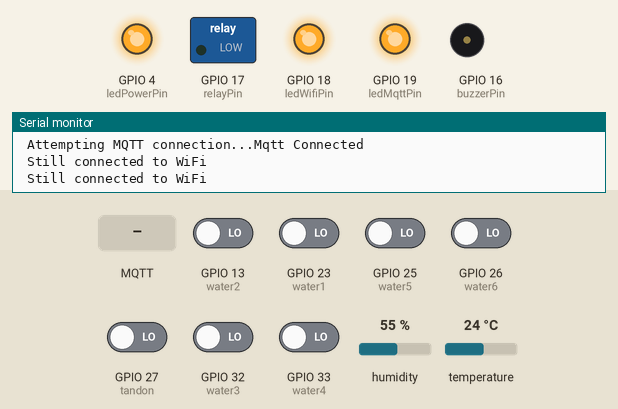
Simulated run of this sketch. Board: ESP32. On the bench: switched loads named in the sketch (green lamp = pin HIGH), output pins drawn as LEDs (lit = HIGH), buzzer (waves = sounding, pin HIGH), the last lines printed to the serial monitor. Inputs (shaded band) come from the test bench; at power-on: GPIO 13 (water2), GPIO 23 (water1), GPIO 25 (water5), GPIO 26 (water6), GPIO 27 (tandon), GPIO 32 (water3), GPIO 33 (water4) LOW, humidity 55 %, temperature 24 °C. WiFi joins after 1.5 s; servers stay silent unless stated; no MQTT or app messages arrive unless stated.

Above: at 3.2 s.
3.3 s: MQTT message "Automatis" arrives on the first subscribed topic
At 4.6 s:
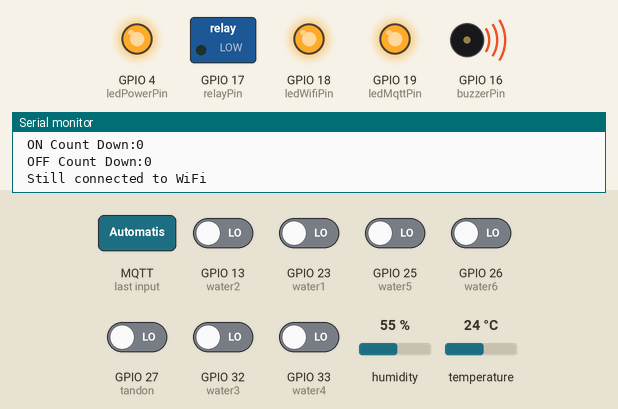
6.4 s: GPIO 13 (water2) driven HIGH
9.5 s: GPIO 27 (tandon) driven HIGH
12.6 s: MQTT message "Manual" arrives on the first subscribed topic
14.8 s: MQTT message "ON" arrives on the second subscribed topic
At 16.2 s:
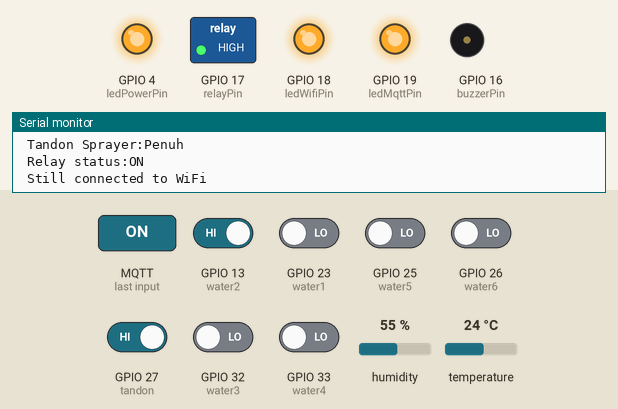
At 17.9 s:
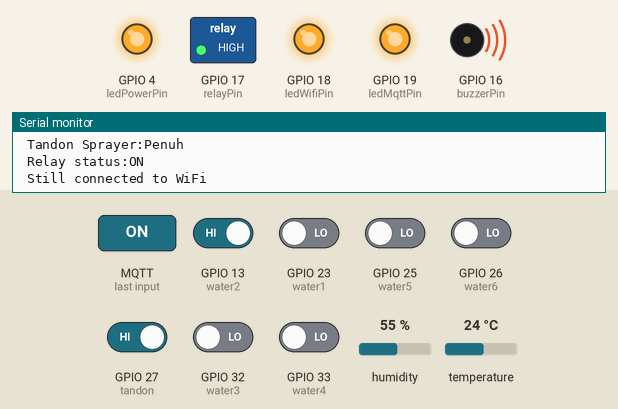
Timing chart, 0 to 18.9 s (numbered marks = the images above; inputs shaded):
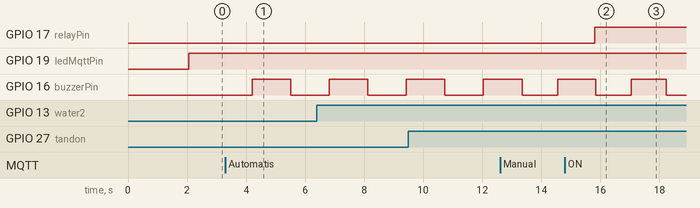

Measured:
- after the input at 3.3 s, GPIO 16 (buzzerPin): LOW → HIGH after 0.91 s, → LOW 1.3 s later
- after the input at 14.8 s, GPIO 17 (relayPin): LOW → HIGH after 1.0 s

The sketch:

greeHouse1.ino
```cpp
#include <WiFi.h>
#include <PubSubClient.h>
#include <Wire.h>
#include <Adafruit_Sensor.h>
#include <Adafruit_BME280.h>

WiFiClient espClient;
PubSubClient client(espClient);
Adafruit_BME280 bme;

//MQTT Topics
//------>Publish
const char *clientId = "petra/iot/krpl/serpis/esp32Greenhouse1";
const char *greenhouse1HeartBeatTopic = "petra/iot/krpl/serpis/monitor/greenhouse1/heartbeat";

const char *greenhouse1TemperaturTopic = "petra/iot/krpl/serpis/monitor/greenhouse1/temperatur";
const char *greenhouse1KelembapanTopic = "petra/iot/krpl/serpis/monitor/greenhouse1/kelembapan";

const char *greenhouse1Hidroponik1Topic = "petra/iot/krpl/serpis/monitor/greenhouse1/water1";
const char *greenhouse1Hidroponik2Topic = "petra/iot/krpl/serpis/monitor/greenhouse1/water2";
const char *greenhouse1Hidroponik3Topic = "petra/iot/krpl/serpis/monitor/greenhouse1/water3";
const char *greenhouse1Hidroponik4Topic = "petra/iot/krpl/serpis/monitor/greenhouse1/water4";
const char *greenhouse1Hidroponik5Topic = "petra/iot/krpl/serpis/monitor/greenhouse1/water5";
const char *greenhouse1Hidroponik6Topic = "petra/iot/krpl/serpis/monitor/greenhouse1/water6";
const char *greenhouse1Tandon = "petra/iot/krpl/serpis/monitor/greenhouse1/tandon_sprayer";
const char *greenhouse1SprayerMonitorTopic = "petra/iot/krpl/serpis/monitor/greenhouse1/sprayer_greenhouse1";

//----->Subscribe
const char *sistemKontrolModeTopic = "petra/iot/krpl/serpis/kontrol/mode";
const char *greenhouse1SprayerKontrolTopic = "petra/iot/krpl/serpis/kontrol/greenhouse1/sprayer_greenhouse1";
const char *greenhouse1SprayerOnThresholdValueTopic = "petra/iot/krpl/serpis/kontrol/greenhouse1/sprayer_greenhouse1/on_thres_value";
const char *greenhouse1SprayerOffThresholdValueTopic = "petra/iot/krpl/serpis/kontrol/greenhouse1/sprayer_greenhouse1/off_thres_value";
const char *greenhouse1SprayerOnTimeDurationTopic = "petra/iot/krpl/serpis/kontrol/greenhouse1/sprayer_greenhouse1/on_time_duration";
const char *greenhouse1SprayerOffTimeDurationTopic = "petra/iot/krpl/serpis/kontrol/greenhouse1/sprayer_greenhouse1/off_time_duration";

//WiFi
const char *ssid = "KRPLSERPIS";
const char *password = "krplserp1s";

//MQTT Broker
const char *mqtt_broker = "203.189.123.207";
const char *mqtt_username = "";
const char *mqtt_password = "";
const int mqtt_port = 1883;

//Pin
const byte relayPin = 17;
const byte buzzerPin = 16;

const byte water1 = 23;
const byte water2 = 13;
const byte water3 = 32;
const byte water4 = 33;
const byte water5 = 25;
const byte water6 = 26;
const byte tandon = 27;

const byte ledPowerPin = 4;//
const byte ledWifiPin = 18;
const byte ledMqttPin = 19;

//States
byte relayState = LOW;
byte waterSensorState_1 = LOW;
byte waterSensorState_2 = LOW;
byte waterSensorState_3 = LOW;
byte waterSensorState_4 = LOW;
byte waterSensorState_5 = LOW;
byte waterSensorState_6 = LOW;
byte tandonSensorState = LOW;

byte buzzerState = LOW;

char *waterSensor_1Status = "Habis";
char *waterSensor_2Status = "Habis";
char *waterSensor_3Status = "Habis";
char *waterSensor_4Status = "Habis";
char *waterSensor_5Status = "Habis";
char *waterSensor_6Status = "Habis";
char *tandonSensorStatus = "Habis";

bool automaticMode = false;
bool manualMode = false;
bool startPumpOnTimerToggle = false;
bool startPumpOffTimerToggle = false;
bool onThresholdReceived = false;
bool offThresholdReceived = false;
bool onTimeDurationReceived = false;
bool offTimeDurationReceived = false;

//Threshold & Calibration
int pumpOnToken = 3;
float sprayerOnThreshold = 0;
float sprayerOffThreshold = 0;
int sprayerOnTimerDuration = 0;
int sprayerOffTimerDuration = 0;

//Sensor Variable
float greenhouse1Temperature = 0;
float greenhouse1Humidity = 0;

//Intervals
unsigned long previousReadWaterSensorsMillis = 0;
unsigned long previousMqttPublishMillis = 0;
unsigned long readWaterSensorsInterval = 1*1000; // 1 Hour.
unsigned long mqttPublishInterval = 10*1000; // 1 Seconds.

int pumpOnTimerDuration = 0; // get value from server later.
int pumpOffTimerDuration = 0; // get value from server later.
int pumpOnTimerDurationCount = pumpOnTimerDuration;
int pumpOffTimerDurationCount = pumpOffTimerDuration;

unsigned long previousPumpOnMillis = 0;
unsigned long timerOnCountDownInterval = 1000;

unsigned long previousPumpOffMillis = 0;
unsigned long timerOffCountDownInterval = 1000;

unsigned long previousBuzzerMillis = 0;
unsigned long buzzerInterval = 1000;

void setup(){
  Serial.begin(9600); // open serial port, set the baud rate to 9600 bps
  int counterWifi = 0;

  pinMode(ledPowerPin, OUTPUT); digitalWrite(ledPowerPin, HIGH);
  pinMode(ledWifiPin, OUTPUT);
  pinMode(ledMqttPin, OUTPUT);
  pinMode(relayPin, OUTPUT);

  pinMode(buzzerPin, OUTPUT);

  pinMode(water1, INPUT_PULLDOWN);
  pinMode(water2, INPUT_PULLDOWN);
  pinMode(water3, INPUT_PULLDOWN);
  pinMode(water4, INPUT_PULLDOWN);
  pinMode(water5, INPUT_PULLDOWN);
  pinMode(water6, INPUT_PULLDOWN);
  pinMode(tandon, INPUT_PULLDOWN);

  WiFi.begin(ssid, password);
  WiFi.begin(ssid, password);
  while (WiFi.status() != WL_CONNECTED){
    if (counterWifi== 20){
      ESP.restart();
    }
    counterWifi+=1;
    Serial.println("Connecting to WiFi..");
    delay(1000);
    digitalWrite(ledWifiPin, LOW);
  } Serial.println("Connected to the WiFi network"); digitalWrite(ledWifiPin, HIGH);

  client.setServer(mqtt_broker, mqtt_port);
  client.setCallback(callback);

}

void maintainWifiConn(){
  int counterWifi = 0;
  while (WiFi.status() != WL_CONNECTED){
  if (counterWifi== 5){
      ESP.restart();
    relayState = LOW;
    buzzerState = LOW;
  }
  counterWifi+=1;
    Serial.print("\n Connecting to WiFi again..."); Serial.print(counterWifi);
    Serial.print("\n ");
    digitalWrite(ledWifiPin, LOW);
    delay(1000);
  }
  Serial.print("\n Still connected to WiFi ");
}

void maintainMqttConn(){
   if (!client.connected()){
    digitalWrite(ledMqttPin, LOW);
      mqttReconnect();
   }
   client.publish(greenhouse1HeartBeatTopic, "ON");
}

void mqttReconnect(){
  int counterMqtt = 0;
  while (!client.connected()) {
    if (counterMqtt==5){
      ESP.restart();
    relayState = LOW;
    buzzerState = LOW;
    }
  counterMqtt+=1;
  Serial.print("\n Attempting MQTT connection...");
  digitalWrite(ledMqttPin, LOW);
  if (client.connect(clientId)) {
      Serial.println("Mqtt Connected");
    client.subscribe(sistemKontrolModeTopic);
    client.subscribe(greenhouse1SprayerKontrolTopic);
    client.subscribe(greenhouse1SprayerOnThresholdValueTopic);
    client.subscribe(greenhouse1SprayerOffThresholdValueTopic);
  client.subscribe(greenhouse1SprayerOnTimeDurationTopic);
  client.subscribe(greenhouse1SprayerOffTimeDurationTopic);
      digitalWrite(ledMqttPin, HIGH);
  } else {
      Serial.print("failed, rc=");
      Serial.print(client.state());
      Serial.println("try again in 5 seconds");
      delay(5000);
    }
  }
}

void callback(char* topic, byte* message, unsigned int length){
  Serial.print("\n Message arrived on topic: "); Serial.print(topic);
  Serial.print("\n Message: ");
  String messageTemp;

  for (int i = 0; i < length; i++){
    Serial.print((char)message[i]);
    messageTemp += (char)message[i];
  }

  if (String(topic) == sistemKontrolModeTopic){
    if (messageTemp == "Automatis"){
        manualMode = false;
        automaticMode = true;
    } else if (messageTemp == "Manual"){
        manualMode = true;
        automaticMode = false;
    }
  }

  if (String(topic) == greenhouse1SprayerKontrolTopic){
    if (messageTemp == "ON"){
        relayState = HIGH;
    } else if (messageTemp == "OFF"){
        relayState = LOW;
    }
  }

  if (String(topic) == greenhouse1SprayerOnThresholdValueTopic){
    sprayerOnThreshold = messageTemp.toInt();
    onThresholdReceived = true;
  }

  if (String(topic) == greenhouse1SprayerOffThresholdValueTopic){
    sprayerOffThreshold = messageTemp.toInt();
    offThresholdReceived = true;
  }

  if (String(topic) == greenhouse1SprayerOnTimeDurationTopic){
  pumpOnTimerDuration = messageTemp.toInt()*60;
  onTimeDurationReceived = true;
  }

  if (String(topic) == greenhouse1SprayerOffTimeDurationTopic){
  pumpOffTimerDuration = messageTemp.toInt()*60;
  offTimeDurationReceived = true;
  }

}

void automaticControl(){
  Serial.print("\n\n ----Kontrol Automatis----");
  Serial.print("\n Sprayer On Threshold:"); Serial.print(sprayerOnThreshold);
  Serial.print("\n Sprayer Off Threshold:"); Serial.print(sprayerOffThreshold);
  if(onThresholdReceived == true && offThresholdReceived == true){
    if(onTimeDurationReceived == true && offTimeDurationReceived == true){
    if (greenhouse1Temperature > sprayerOnThreshold){
      startPumpOnTimerToggle = true;
    } else if (greenhouse1Temperature < sprayerOffThreshold){
      digitalWrite(relayPin, LOW);
      startPumpOnTimerToggle = false;
    }
    } else {
      // do nun.
    }
  } else {
    //do nun.
  }
}

void manualControl(){
  //digitalWrite(relayPin, LOW);
  Serial.print("\n\n ----Kontrol Manual----");
  digitalWrite(relayPin, relayState);
}

void readBME280Sensor(){
  if (!bme.begin(0x76)) {
    Serial.println("Could not find a valid BME280 sensor, check wiring!");
    delay(100);
  }

    greenhouse1Temperature = bme.readTemperature();
    greenhouse1Humidity = bme.readHumidity();

    Serial.print("\n Temperatur :"); Serial.print(greenhouse1Temperature);
    Serial.print("\n Kelembapan :"); Serial.print(greenhouse1Humidity);
}

void readWaterSensors(){
  if(millis() > previousReadWaterSensorsMillis + readWaterSensorsInterval){
    previousReadWaterSensorsMillis = millis();
    waterSensorState_1 = digitalRead(water1);
    waterSensorState_2 = digitalRead(water2);
    waterSensorState_3 = digitalRead(water3);
    waterSensorState_4 = digitalRead(water4);
    waterSensorState_5 = digitalRead(water5);
    waterSensorState_6 = digitalRead(water6);
    tandonSensorState = digitalRead(tandon);
  }

  if (
    waterSensorState_1 == LOW ||
    waterSensorState_2 == LOW ||
    waterSensorState_3 == LOW ||
    waterSensorState_3 == LOW ||
    waterSensorState_4 == LOW ||
    waterSensorState_5 == LOW ||
    waterSensorState_6 == LOW ||
    tandonSensorState == LOW ) {
      buzzerBeep();
    } else {
      buzzerNoBeep();
    }
}

void buzzerNoBeep(){
  digitalWrite(buzzerPin, LOW);
}

void buzzerBeep(){
  if (millis() - previousBuzzerMillis >= buzzerInterval){
    previousBuzzerMillis = millis();
    if (buzzerState == LOW) {
      buzzerState = HIGH;
    } else {
      buzzerState = LOW;
    }
    digitalWrite(buzzerPin, buzzerState);
  }
}

void waterSensorsMqttMsg(){
    //water 1
    if (waterSensorState_1 == LOW){
      waterSensor_1Status = "Habis";
    } else {
      waterSensor_1Status = "Penuh";
    }

  //water 2
  if (waterSensorState_2 == LOW){
      waterSensor_2Status = "Habis";
    } else {
      waterSensor_2Status = "Penuh";
    }

  //water 3
  if (waterSensorState_3 == LOW){
      waterSensor_3Status = "Habis";
    } else {
      waterSensor_3Status = "Penuh";
    }

  //water 4
  if (waterSensorState_4 == LOW){
      waterSensor_4Status = "Habis";
    } else {
      waterSensor_4Status = "Penuh";
    }

  //water 5
  if (waterSensorState_5 == LOW){
      waterSensor_5Status = "Habis";
    } else {
      waterSensor_5Status = "Penuh";
    }

  //water 6
  if (waterSensorState_6 == LOW){
      waterSensor_6Status = "Habis";
    } else {
      waterSensor_6Status = "Penuh";
    }

  //tandon
  if (tandonSensorState == LOW){
      tandonSensorStatus = "Habis";
    } else {
      tandonSensorStatus = "Penuh";
    }

    Serial.print("\n Hidroponik 1:"); Serial.print(waterSensor_1Status);
  Serial.print("\n Hidroponik 2:"); Serial.print(waterSensor_2Status);
  Serial.print("\n Hidroponik 3:"); Serial.print(waterSensor_3Status);
  Serial.print("\n Hidroponik 4:"); Serial.print(waterSensor_4Status);
  Serial.print("\n Hidroponik 5:"); Serial.print(waterSensor_5Status);
  Serial.print("\n Hidroponik 6:"); Serial.print(waterSensor_6Status);
  Serial.print("\n Tandon Sprayer:"); Serial.print(tandonSensorStatus);
}

void publishSensorsReadings(){
  if(millis() > previousMqttPublishMillis + mqttPublishInterval){
    previousMqttPublishMillis = millis();
  client.publish(greenhouse1TemperaturTopic, String(greenhouse1Temperature).c_str(), true);
  client.publish(greenhouse1KelembapanTopic, String(greenhouse1Humidity).c_str(), true);

  client.publish(greenhouse1Hidroponik1Topic, String(waterSensor_1Status).c_str(), true);
  client.publish(greenhouse1Hidroponik2Topic, String(waterSensor_2Status).c_str(), true);
  client.publish(greenhouse1Hidroponik3Topic, String(waterSensor_3Status).c_str(), true);
  client.publish(greenhouse1Hidroponik4Topic, String(waterSensor_4Status).c_str(), true);
  client.publish(greenhouse1Hidroponik5Topic, String(waterSensor_5Status).c_str(), true);
  client.publish(greenhouse1Hidroponik6Topic, String(waterSensor_6Status).c_str(), true);
  client.publish(greenhouse1Tandon, String( tandonSensorStatus).c_str(), true);
  }
}

void publishRelayStatus(){
  if(digitalRead(relayPin) == HIGH){
    client.publish(greenhouse1SprayerMonitorTopic,"ON", true);
    Serial.print("\n Relay status:"); Serial.print("ON");
  } else {
    client.publish(greenhouse1SprayerMonitorTopic,"OFF", true);
    Serial.print("\n Relay status:"); Serial.print("OFF");
  }
}


void pumpOnTimerSystem(){
    if (startPumpOnTimerToggle == true){
      if (millis() - previousPumpOnMillis >= timerOnCountDownInterval) {
        previousPumpOnMillis = millis();
        pumpOnTimerDurationCount--;
          if(pumpOnTimerDurationCount > 0){
            digitalWrite(relayPin, HIGH);
            pumpOffTimerDurationCount = pumpOffTimerDuration; // renew OFF timer duration.
          } else if (pumpOnTimerDurationCount < 0){
            digitalWrite(relayPin, LOW);
            startPumpOffTimerToggle = true; // start OFF timer.
            startPumpOnTimerToggle = false; // stop ON timer.
          }
      }
    } else {
    //do nun.
    }
}

void pumpOffTimerSystem(){
  if (startPumpOffTimerToggle == true){
    if (millis() - previousPumpOffMillis >= timerOffCountDownInterval) {
    previousPumpOffMillis = millis();
    pumpOffTimerDurationCount--;
      if (pumpOffTimerDurationCount < 0){
      pumpOnTimerDurationCount = pumpOnTimerDuration; //renew ON timer duration.
      startPumpOffTimerToggle = false; // stop OFF timer.
      startPumpOnTimerToggle = true; // start ON timer.
      }
    }
  } else {
    //do nun.
    }
}

void loop(){
  client.loop();
  if (automaticMode == true && manualMode == false){
    automaticControl();
    pumpOnTimerSystem();
    pumpOffTimerSystem();
    readBME280Sensor();
    readWaterSensors();
    waterSensorsMqttMsg();
    publishSensorsReadings();
    publishRelayStatus();
    Serial.print("\n Pump Token:"); Serial.print(pumpOnToken);
    Serial.print("\n ON Count Down:"); Serial.print(pumpOnTimerDurationCount);
    Serial.print("\n OFF Count Down:"); Serial.print(pumpOffTimerDurationCount);
  }

  if (automaticMode == false && manualMode == true){
    manualControl();
    readBME280Sensor();
    readWaterSensors();
    waterSensorsMqttMsg();
    publishSensorsReadings();
    publishRelayStatus();
  }
    maintainMqttConn();
    maintainWifiConn();
  delay(1000);
}
```
